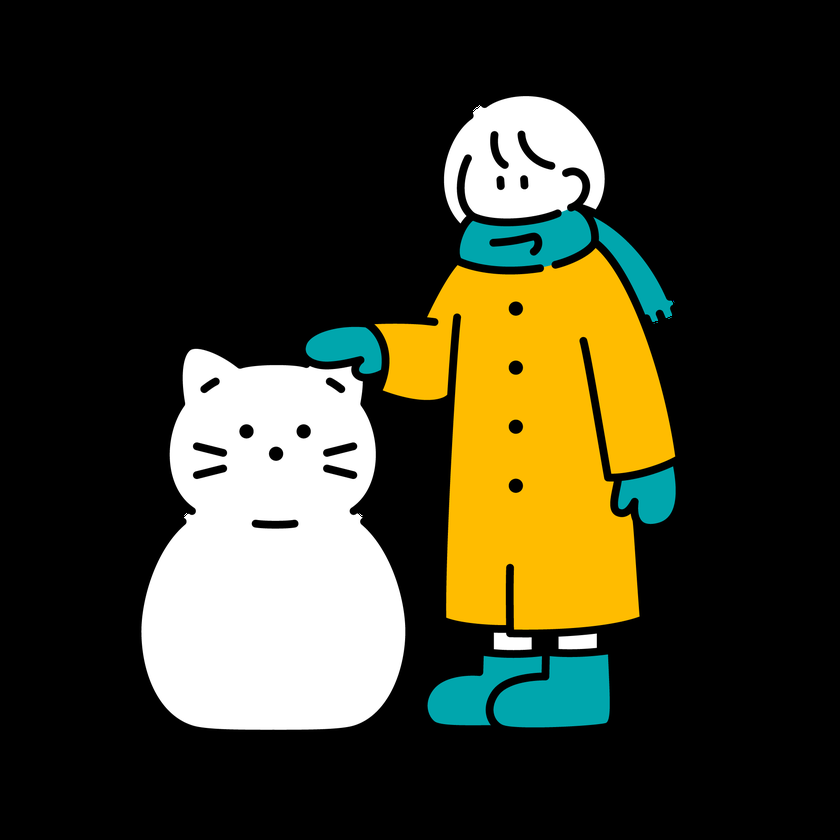
#> input picture images/nomal/irasuto.png, 840 x 840 px, shrunk from 2001 x 2001 before the run, found by its file name
$ python Canny.py
#> lines starting #> are read from the running program, lines starting #| are printed output that depends on the picture; after the words box and inside, x2 and y2 are one past the last pixel; in counts of white or black regions, pixels touching at a corner belong together
#-*- coding:utf-8 -*-
import cv2
import numpy as np

# 入力画像を読み込み
img = cv2.imread("/Users/k21031kk/Documents/GitHub/issue_11/images/nomal/irasuto.png")
#> img is the input picture: shape (840, 840, 3); mean B, G, R 38.3, 57.1, 58.7

import os

filepath = "/Users/k21031kk/Documents/GitHub/issue_11/images/nomal/irasuto.png"
print("カレントパス", os.getcwd())
print("filepath が指す絶対パス", os.path.abspath(filepath))
print("ファイルが存在するかどうか", os.path.isfile(filepath))

# グレースケール変換
gray = cv2.cvtColor(img, cv2.COLOR_RGB2GRAY)
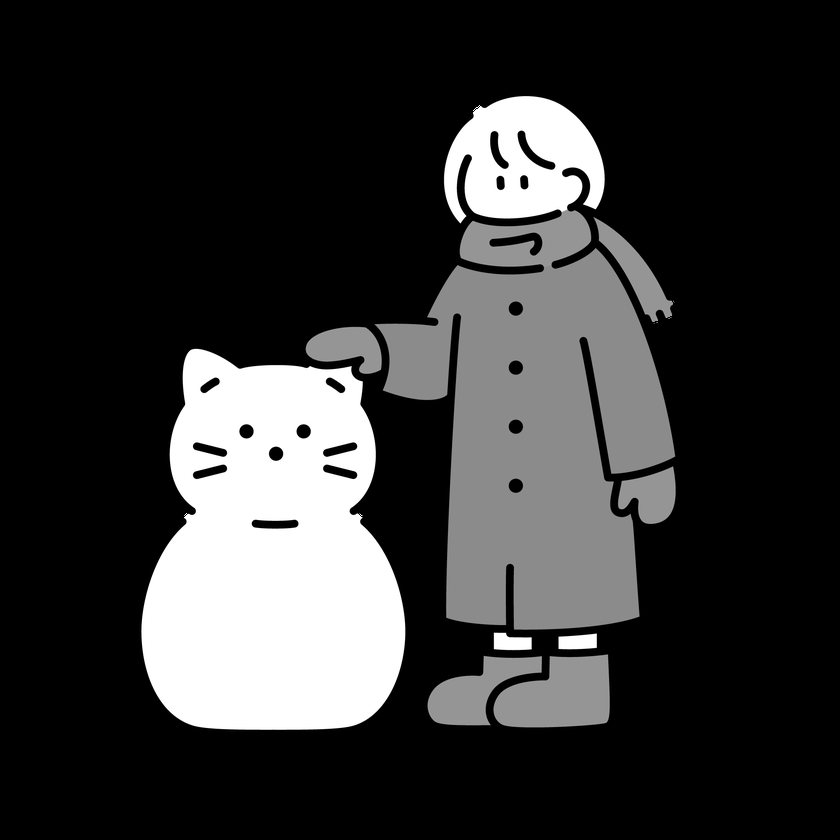
#> gray: shape (840, 840); min 0, max 255, mean 51.6

# 方法2(OpenCVで実装)
dst = cv2.Canny(gray, 100, 200)
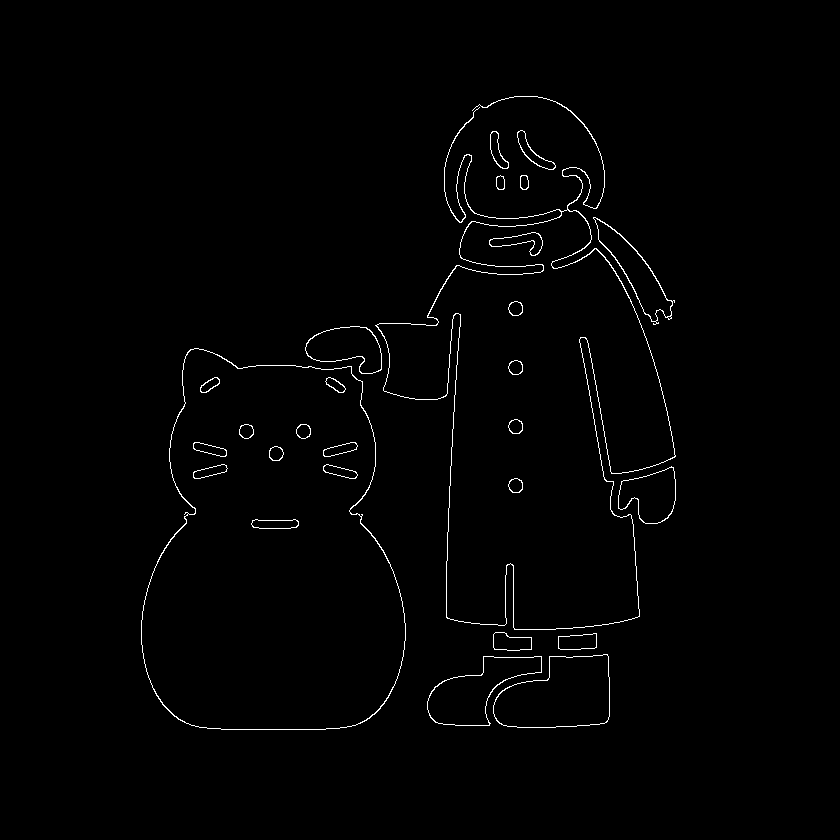
#> dst: shape (840, 840); 1.1% white in thin lines or dots, all inside (x1, y1, x2, y2) = (141, 96, 676, 730)


# 結果を出力
#cv2.imshow(dst)
cv2.imwrite("../images/Canny/output.png", dst)
